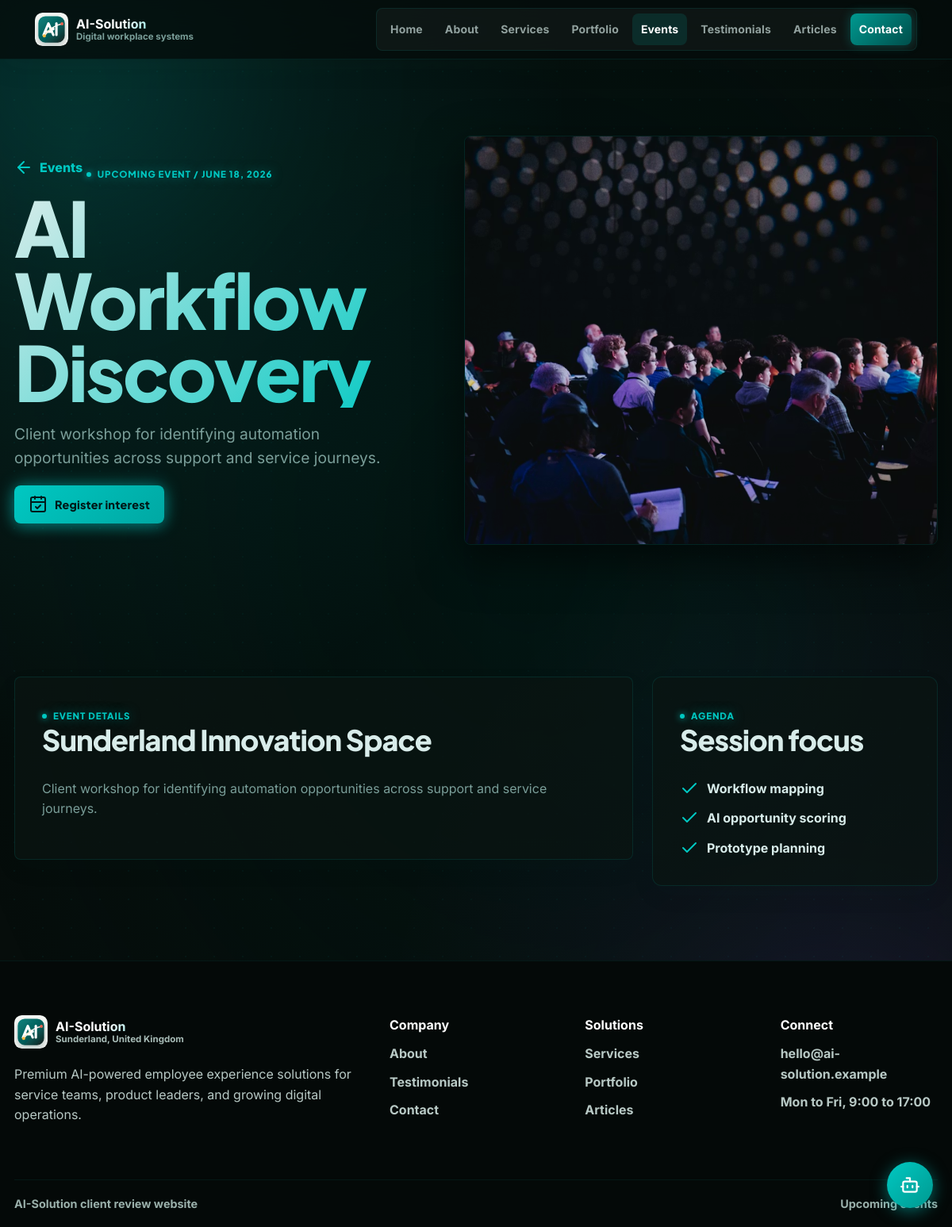
Page /events/ai-workflow-discovery/ on the committed database.
### website/models.py (models this page shows, shortened)
class SiteSetting(models.Model):
    brand_name = models.CharField(max_length=80, default="AI-Solution")
    brand_tagline = models.CharField(
        max_length=120, default="Digital workplace systems"
    )
    footer_summary = models.TextField(
        default="Premium AI-powered employee experience solutions for service teams, product leaders, and growing digital operations."
    )
    location = models.CharField(max_length=160, default="Sunderland, United Kingdom")
    contact_email = models.EmailField(default="hello@ai-solution.example")
    opening_hours = models.CharField(max_length=120, default="Mon to Fri, 9:00 to 17:00")
    home_eyebrow = models.CharField(
        max_length=120, default="AI workplace systems from Sunderland"
    )
    home_title = models.CharField(max_length=140, default="AI-Solution")
    home_summary = models.TextField(
        default="AI-powered employee experience tools for faster answers, smarter service discovery, and measurable customer engagement."
    )
    home_hero_image = models.ImageField(upload_to="site/", blank=True)
    home_feature_eyebrow = models.CharField(
        max_length=120, default="Digital workplace focus"
    )
    home_feature_title = models.CharField(
        max_length=180,
        default="Built around customer inquiry, service clarity, and admin insight.",
    )
    operating_eyebrow = models.CharField(max_length=120, default="Operating focus")
    operating_title = models.CharField(
        max_length=180,
        default="One connected experience for prospects, customers, and internal teams.",
    )
    operating_summary = models.TextField(
        default="Service information, customer inquiries, demo interest, events, portfolio evidence, and content insights are brought together through a clean web experience."
    )
    operating_image = models.ImageField(upload_to="site/", blank=True)
    cta_eyebrow = models.CharField(max_length=120, default="Ready for client review")
    cta_title = models.CharField(
        max_length=180, default="Book a demo or send an inquiry through the website flow."
    )
    cta_button_text = models.CharField(max_length=80, default="Contact AI-Solution")
    home_services_eyebrow = models.CharField(max_length=120, default="Services preview")
    home_services_title = models.CharField(
        max_length=180, default="Practical AI services for growing teams."
    )
    testimonial_eyebrow = models.CharField(max_length=120, default="Client confidence")
    testimonial_title = models.CharField(
        max_length=180,
        default="Trusted for clear prototypes, polished service journeys, and admin insight.",
    )
    testimonial_summary = models.TextField(
        default="AI-Solution focuses on practical outcomes: easier inquiry handling, stronger customer education, and dashboards that help teams understand demand."
    )
    class Meta:
        verbose_name = "site setting"
        verbose_name_plural = "site settings"

class PublishableModel(models.Model):
    is_published = models.BooleanField(default=True)
    sort_order = models.PositiveIntegerField(default=0)
    created_at = models.DateTimeField(auto_now_add=True)
    updated_at = models.DateTimeField(auto_now=True)
    class Meta:
        abstract = True
        ordering = ["sort_order", "title"]

class Event(PublishableModel):
    STATUS_CHOICES = [
        ("upcoming", "Upcoming"),
        ("past", "Past"),
    ]
    slug = models.SlugField(unique=True)
    status = models.CharField(max_length=20, choices=STATUS_CHOICES, default="upcoming")
    event_date = models.DateField()
    title = models.CharField(max_length=160)
    summary = models.TextField()
    image = models.ImageField(upload_to="events/", blank=True)
    location = models.CharField(max_length=180)
    class Meta:
        ordering = ["event_date", "sort_order", "title"]

class EventAgendaItem(models.Model):
    event = models.ForeignKey(Event, on_delete=models.CASCADE, related_name="agenda_items")
    text = models.CharField(max_length=180)
    sort_order = models.PositiveIntegerField(default=0)
    class Meta:
        ordering = ["sort_order", "id"]

### website/views.py (the view)
# urls.py: path("events/<slug:slug>/", views.event_detail, name="event_detail"),
def event_detail(request, slug):
    event = get_object_or_404(
        published(Event).prefetch_related("agenda_items"),
        slug=slug,
    )
    return render(
        request,
        "website/event_detail.html",
        {"active_page": "events", "event": event},
    )

### website/context_processors.py (called while the page is built)
def site_settings(request):
    try:
        settings = SiteSetting.objects.first() or DEFAULT_SITE_SETTINGS
    except (OperationalError, ProgrammingError):
        settings = DEFAULT_SITE_SETTINGS
    return {"site_settings": settings}

def admin_dashboard(request):
    if request.path.rstrip("/") != "/admin":
        return {}
    try:
        data = build_admin_dashboard()
    except (OperationalError, ProgrammingError):
        data = empty_admin_dashboard()
    return {"admin_dashboard": data}

### website/views.py (called while the page is built)
def published(model):
    try:
        return model.objects.filter(is_published=True)
    except (OperationalError, ProgrammingError):
        return model.objects.none()

### website/templates/website/event_detail.html (shortened to what this page needs)
{% extends "website/base.html" %}
{% block content %}
<section class="detail-hero">
  <div class="detail-copy">
    <a class="back-link" href="{% if event.status == 'past' %}{% url 'website:events_past' %}{% else %}{% url 'website:events_upcoming' %}{% endif %}">
      <i data-lucide="arrow-left"></i>Events
    </a>
    <span class="eyebrow">{{ event.get_status_display }} event / {{ event.event_date|date:"F j, Y" }}</span>
    <h1>{{ event.title }}</h1>
    <p>{{ event.summary }}</p>
    {% if event.status == "upcoming" %}
      <a class="button primary" href="{% url 'website:contact' %}"><i data-lucide="calendar-check"></i>Register interest</a>
    {% endif %}
  </div>
  {% if event.image %}<img src="{{ event.image.url }}" alt="{{ event.title }}">{% endif %}
</section>
<section class="section detail-layout">
  <article class="detail-main">
    <div class="detail-block">
      <span class="eyebrow">Event details</span>
      <h2>{{ event.location }}</h2>
      <p>{{ event.summary }}</p>
    </div>
  </article>
  <aside class="detail-aside">
    <span class="eyebrow">Agenda</span>
    <h2>Session focus</h2>
    <ul class="check-list">
      {% for item in event.agenda_items.all %}
        <li><i data-lucide="check"></i>{{ item.text }}</li>
      {% endfor %}
    </ul>
  </aside>
</section>
{% endblock %}

### website/templates/website/base.html (shortened to what this page needs)
{% load static %}
<!DOCTYPE html>
<html lang="en">
<head>
  <link rel="stylesheet" href="{% static 'css/styles.css' %}">
</head>
<body>
  <div class="ai-background" aria-hidden="true">
    <div class="ai-orb ai-orb-1"></div>
    <div class="ai-orb ai-orb-3"></div>
  </div>
  <header class="site-header" data-header>
    <div class="header-inner">
      <a class="brand" href="{% url 'website:home' %}" aria-label="{{ site_settings.brand_name }} home">
        <img class="brand-mark" src="{% static 'img/logo-mark.svg' %}" alt="" width="42" height="42">
        <span class="brand-copy"><strong>{{ site_settings.brand_name }}</strong><small>{{ site_settings.brand_tagline }}</small></span>
      </a>
      <nav class="site-nav" data-nav>
        <a class="{% if active_page == 'home' %}active{% endif %}" href="{% url 'website:home' %}">Home</a>
        <a class="{% if active_page == 'about' %}active{% endif %}" href="{% url 'website:about' %}">About</a>
        <a class="{% if active_page == 'services' %}active{% endif %}" href="{% url 'website:services' %}">Services</a>
        <a class="{% if active_page == 'portfolio' %}active{% endif %}" href="{% url 'website:portfolio' %}">Portfolio</a>
        <a class="{% if active_page == 'events' %}active{% endif %}" href="{% url 'website:events' %}">Events</a>
        <a class="{% if active_page == 'testimonials' %}active{% endif %}" href="{% url 'website:testimonials' %}">Testimonials</a>
        <a class="{% if active_page == 'articles' %}active{% endif %}" href="{% url 'website:articles' %}">Articles</a>
        <a class="nav-admin {% if active_page == 'contact' %}active{% endif %}" href="{% url 'website:contact' %}">Contact</a>
      </nav>
    </div>
  </header>
  <main>
    {% block content %}{% endblock %}
  </main>
  <footer class="site-footer">
    <div class="footer-grid">
      <div class="footer-company">
        <a class="brand footer-brand" href="{% url 'website:home' %}">
          <img class="brand-mark" src="{% static 'img/logo-mark.svg' %}" alt="" width="42" height="42">
          <span class="brand-copy"><strong>{{ site_settings.brand_name }}</strong><small>{{ site_settings.location }}</small></span>
        </a>
        <p>{{ site_settings.footer_summary }}</p>
      </div>
      <div class="footer-column">
        <strong>Company</strong>
        <a href="{% url 'website:about' %}">About</a>
        <a href="{% url 'website:testimonials' %}">Testimonials</a>
        <a href="{% url 'website:contact' %}">Contact</a>
      </div>
      <div class="footer-column">
        <strong>Solutions</strong>
        <a href="{% url 'website:services' %}">Services</a>
        <a href="{% url 'website:portfolio' %}">Portfolio</a>
        <a href="{% url 'website:articles' %}">Articles</a>
      </div>
      <div class="footer-column">
        <strong>Connect</strong>
        <span>{{ site_settings.contact_email }}</span>
        <span>{{ site_settings.opening_hours }}</span>
      </div>
    </div>
    <div class="footer-bottom">
      <span>{{ site_settings.brand_name }} client review website</span>
      <a href="{% url 'website:events' %}">Upcoming events</a>
    </div>
  </footer>
  <div id="cb-wrap">
    <button id="cb-btn" aria-label="Open AI chat assistant" title="Ask our AI assistant">
    </button>
  </div>
</body>
</html>

### website/templates/website/base.html (style rules this page uses)
#cb-wrap { position: fixed; bottom: 24px; right: 24px; z-index: 9999; font-family: "Inter", Arial, sans-serif; }
#cb-btn { width: 58px; height: 58px; border-radius: 50%; border: none; background: linear-gradient(135deg, #00c8c2, #009990); color: #fff; cursor: pointer; display: flex; align-items: center; justify-content: center; box-shadow: 0 4px 20px rgba(0,200,194,0.5); transition: transform 0.2s, box-shadow 0.2s; margin-left: auto; }

### rows in the picture
SiteSetting: brand_name "AI-Solution", brand_tagline "Digital workplace systems", location "Sunderland, United Kingdom", footer_summary "Premium AI-powered employee experience solutions for service teams, product leaders, and growing digital operations.", contact_email "hello@ai-solution.example", opening_hours "Mon to Fri, 9:00 to 17:00"
Event: status "UPCOMING", event_date "JUNE 18, 2026", title "AI Workflow Discovery", summary "Client workshop for identifying automation opportunities across support and service journeys.", image (picture), location "Sunderland Innovation Space"
EventAgendaItem: text "Workflow mapping"
EventAgendaItem: text "AI opportunity scoring"
EventAgendaItem: text "Prototype planning"
